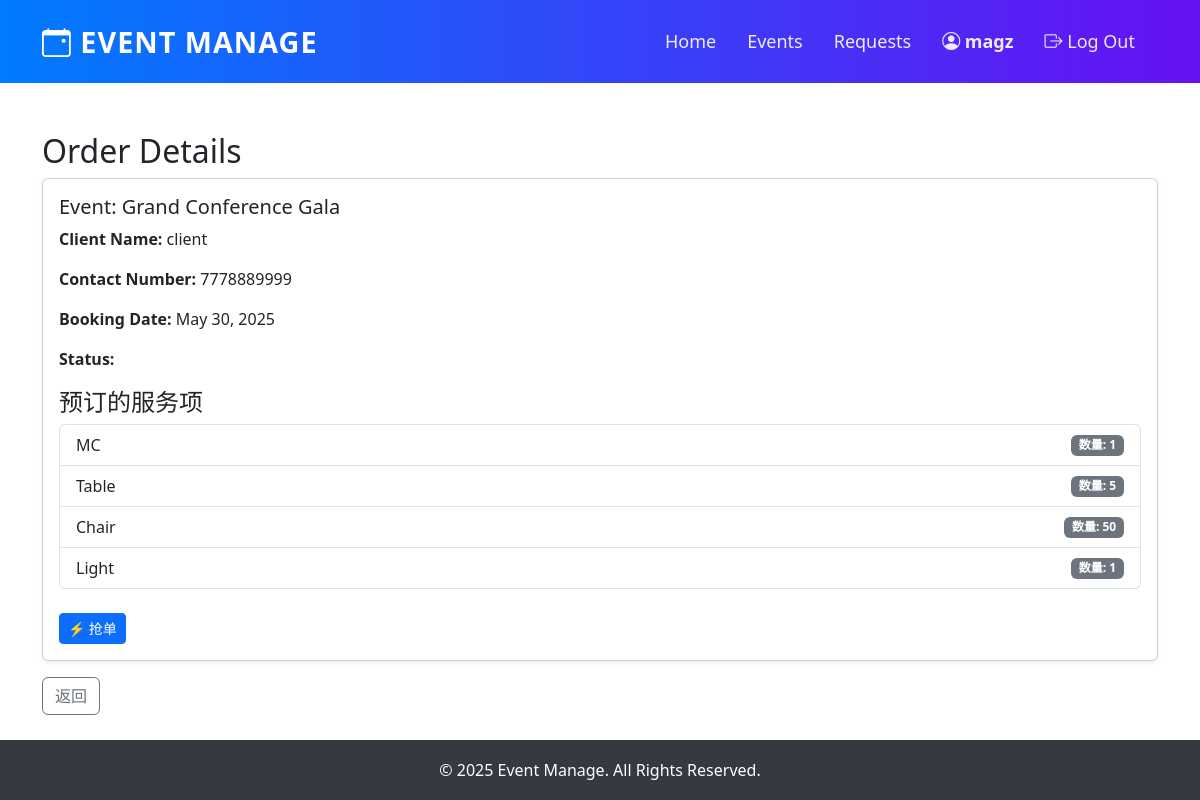
Page /manager/order/59/ (signed in) on the committed database.
### eventapp/models.py (models this page shows, shortened)
class Booking(models.Model):
    STATUS_CHOICES = [
        ('pending', '待确认报价'),
        ("assigned", "已接单"),
        ('quoted', '待支付'),
        ('paid', '已支付'),
        ('cancelled', '已取消'),
    ]
    cus_name = models.ForeignKey(User, on_delete=models.CASCADE)
    cus_ph = models.CharField(max_length=12)
    event = models.ForeignKey(Event, on_delete=models.CASCADE)
    booking_date = models.DateField()
    booked_on = models.DateField(auto_now=True)
    services = models.ManyToManyField(ServiceItem, through='BookingService')
    price_quote = models.DecimalField(max_digits=10, decimal_places=2, null=True, blank=True)  # 价格报价
    status = models.CharField(max_length=10, choices=STATUS_CHOICES, default='pending')  # 订单状态
    assigned_manager = models.ForeignKey(User, on_delete=models.SET_NULL, null=True, blank=True, related_name='assigned_orders')  # 指派的管理员

class Event(models.Model):
    img = models.ImageField(upload_to="pic")
    name = models.CharField(max_length=50)
    desc = models.CharField(max_length=255)
    price = models.DecimalField(max_digits=10, decimal_places=2, default=0.00)
    services = models.ManyToManyField(ServiceItem, through='EventService')

class BookingService(models.Model):
    booking = models.ForeignKey(Booking, on_delete=models.CASCADE)
    service = models.ForeignKey(ServiceItem, on_delete=models.CASCADE)
    quantity = models.PositiveIntegerField()

class ServiceItem(models.Model):
    name = models.CharField(max_length=50, unique=True)
    unit_price = models.DecimalField(max_digits=10, decimal_places=2, default=0.00)

### eventapp/views.py (the view)
# urls.py: path("manager/order/<int:booking_id>/", views.manager_order_detail, name="manager_order_detail"),  # 订单详情
@login_required
def manager_order_detail(request, booking_id):
    if not request.user.is_staff:
        return redirect("index")
    booking = get_object_or_404(Booking, id=booking_id)
    if booking.assigned_manager and booking.assigned_manager != request.user:
        return redirect("manager_orders")
    booked_services = BookingService.objects.filter(booking=booking)
    return render(
        request,
        "orders/manager_order_detail.html",
        {"booking": booking, "booked_services": booked_services, "can_assign_more": can_assign_more(request)},
    )

### eventapp/views.py (called while the page is built)
def can_assign_more(request):
    return request.user.assigned_orders.filter(status="assigned").count() < 5

### template/orders/manager_order_detail.html (shortened to what this page needs)
{% extends "base.html" %}
{% block content %}
<div class="container mt-4">
    <h2>Order Details</h2>
    <div class="card shadow-sm">
        <div class="card-body">
            <h5 class="card-title">Event: {{ booking.event.name }}</h5>
            <p class="card-text"><strong>Client Name:</strong> {{ booking.cus_name }}</p>
            <p class="card-text"><strong>Contact Number:</strong> {{ booking.cus_ph }}</p>
            <p class="card-text"><strong>Booking Date:</strong> {{ booking.booking_date }}</p>
            <p class="card-text"><strong>Status:</strong>
                <span class="badge
                ">
                </span>
            </p>
            <h4 class="mt-3">预订的服务项</h4>
            <ul class="list-group">
                {% for bs in booked_services %}
                <li class="list-group-item d-flex justify-content-between align-items-center">
                    {{ bs.service.name }}
                    <span class="badge bg-secondary">数量: {{ bs.quantity }}</span>
                </li>
                {% empty %}
                <li class="list-group-item">❌ 未选择额外服务项</li>
                {% endfor %}
            </ul>
            {% if not booking.assigned_manager %}
                        {% if can_assign_more %}
                            <form action="{% url 'assign_order' booking.id %}" method="POST">
                                <button type="submit" class="btn btn-sm btn-primary mt-4">⚡ 抢单</button>
                            </form>
                        {% else %}
                            <button class="btn btn-sm btn-secondary" disabled>订单已满</button>
                        {% endif %}
            {% else %}
            <p class="text-muted mt-3">此订单已被 {{ booking.assigned_manager }} 接单。</p>
            {% endif %}
        </div>
    </div>
    <a href="{% url 'manager_orders' %}" class="btn btn-outline-secondary mt-3">返回</a>
</div>
{% endblock %}

### template/base.html (shortened to what this page needs)
{% load static %}
<!DOCTYPE html>
<html lang="en">
<head>
    <link href="https://cdn.jsdelivr.net/npm/bootstrap@5.3.3/dist/css/bootstrap.min.css" rel="stylesheet">
    <link rel="stylesheet" href="https://cdn.jsdelivr.net/npm/bootstrap-icons/font/bootstrap-icons.css">
</head>
<body class="{% if request.resolver_match.url_name == 'index' %}homepage{% endif %}">
    <nav class="navbar navbar-expand-lg navbar-dark fixed-top">
        <div class="container">
            <a class="navbar-brand" href="{% url 'index' %}"><i class="bi bi-calendar-event"></i> Event Manage</a>
            <div class="collapse navbar-collapse" id="navbarNav">
                <ul class="navbar-nav ms-auto">
                    <li class="nav-item "><a class="nav-link {% if request.resolver_match.url_name == 'index' %}active{% endif %}" href="{% url 'index' %}">Home</a></li>
                    <li class="nav-item"><a class="nav-link {% if request.resolver_match.url_name in 'event_list event_detail book_event booking_success' %}active{% endif %}"
                        href="{% url 'event_list' %}">Events</a></li>
                    {% if user.is_authenticated %}
                    {% if not user.is_staff %}
                        <li class="nav-item">
                            <a class="nav-link {% if request.resolver_match.url_name == 'my_orders' %}active{% endif %}" href="{% url 'my_orders' %}">My Orders</a>
                        </li>
                        <li class="nav-item">
                            <a class="nav-link {% if request.resolver_match.url_name == 'manager_request' %}active{% endif %}" href="{% url 'manager_request' %}">Become Manager</a>
                        </li>
                    {% elif user.is_superuser %}
                        <li class="nav-item">
                            <a class="nav-link {% if request.resolver_match.url_name == 'manager_request' %}active{% endif %}" href="{% url 'manager_request' %}">Requests</a>
                        </li>
                    {% endif %}
                    <li class="nav-item">
                        <span class="nav-link user-name"><i class="bi bi-person-circle"></i> {{ user.username }}</span>
                    </li>
                    <li class="nav-item">
                        <a class="nav-link text-danger" href="{% url 'logout' %}"><i class="bi bi-box-arrow-right"></i> Log Out</a>
                    </li>
                {% endif %}
                </ul>
            </div>
        </div>
    </nav>
    <div id="page-content" class="container-fluid mt-5">
        {% block content %}
        {% endblock %}
    </div>
    <footer class="footer">
        <p>&copy; 2025 Event Manage. All Rights Reserved.</p>
    </footer>
</body>
</html>

### template/base.html (style rules this page uses)
html, body { height: 100%; display: flex; flex-direction: column; }
#page-content { flex: 1; padding-top: 60px; }
.navbar { background: linear-gradient(90deg, #007bff, #6610f2); padding: 15px 0; transition: all 0.3s ease-in-out; border-bottom: 2px solid white; }
.navbar-brand { font-size: 1.8rem; font-weight: bold; color: white !important; text-transform: uppercase; letter-spacing: 1px; }
.nav-link { color: rgba(255, 255, 255, 0.9) !important; font-size: 18px; margin-right: 15px; transition: all 0.3s; }
.user-name { color: white; font-weight: bold; margin-right: 15px; }
.footer { background: #343a40; color: white; text-align: center; height: 60px; line-height: 60px; }

### rows in the picture
Booking: event.name "Grand Conference Gala", cus_name "client", cus_ph "7778889999", booking_date "May 30, 2025"
BookingService: service.name "MC", quantity "1"
BookingService: service.name "Table", quantity "5"
BookingService: service.name "Chair", quantity "50"
BookingService: service.name "Light", quantity "1"

### other values in the picture
{{ user.username }} "magz"
